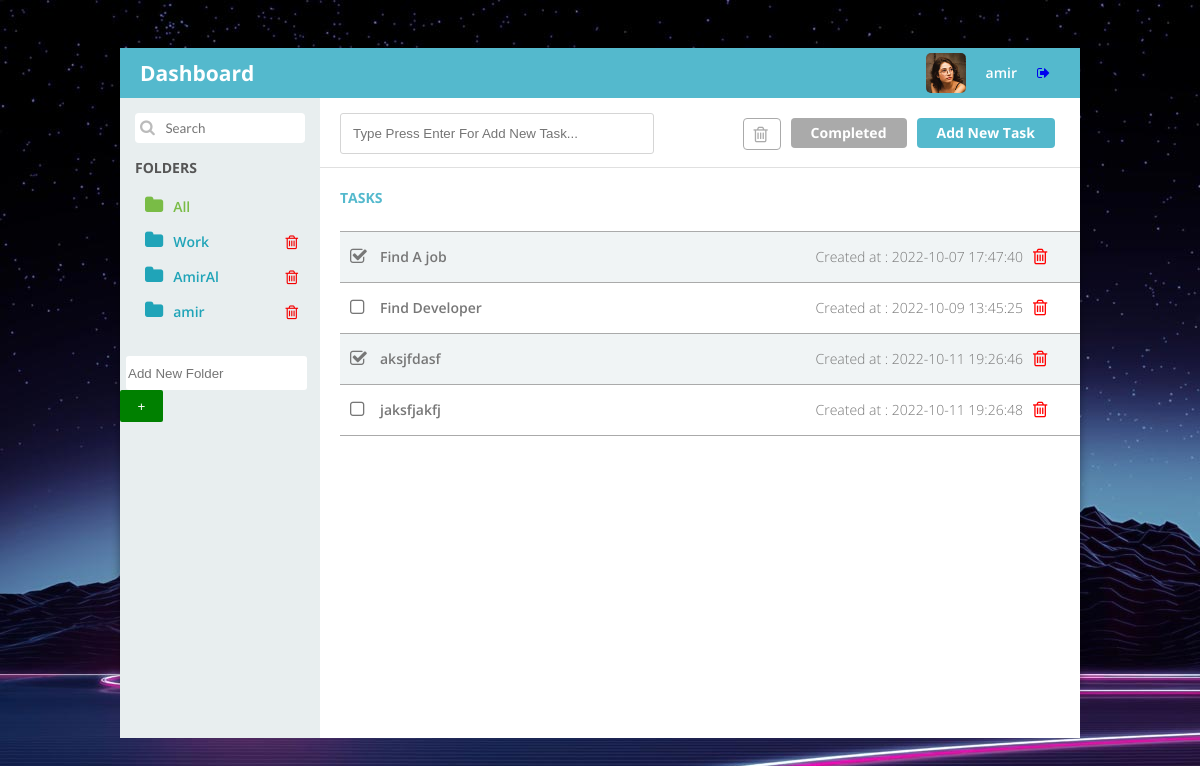
The page / (signed in) on the database its author committed.
### tables this page shows
CREATE TABLE `folders` (
  `id` int(10) UNSIGNED NOT NULL,
  `name` varchar(255) NOT NULL,
  `user_id` int(11) UNSIGNED NOT NULL,
  `created_at` datetime NOT NULL DEFAULT current_timestamp()
);

CREATE TABLE `tasks` (
  `id` int(10) UNSIGNED NOT NULL,
  `title` varchar(500) NOT NULL,
  `is_done` tinyint(1) NOT NULL DEFAULT 0,
  `user_id` int(11) UNSIGNED NOT NULL,
  `folder_id` int(11) UNSIGNED NOT NULL,
  `created_at` datetime NOT NULL DEFAULT current_timestamp()
);

### index.php (called while the page is built, shortened)
<?php
$tasks = getTasks();
$folders = getFolder();
include "views/index.view.php";

### libs/lib-auth.php (called while the page is built, shortened)
<?php defined('BASE_PATH') or die("Permission Denied!");
function getCurrentUserId(): mixed
{
    return getLoggedIndUser()->id;
}
function getLoggedIndUser(): mixed
{
    return $_SESSION['login'] ?? null;
}

### libs/lib-folder.php (called while the page is built, shortened)
<?php
function getFolder(): bool|array
{
    global $pdo;
    $current_user_id = getCurrentUserId();
    $query = "SELECT * FROM folders WHERE user_id={$current_user_id}";
    $stmt = $pdo->prepare($query);
    $stmt->execute();
    return $stmt->fetchAll(PDO::FETCH_OBJ);
}

### libs/helpers.php (called while the page is built, shortened)
<?php use JetBrains\PhpStorm\NoReturn;
function site_url($uri): string
{
    return BASE_URL . $uri;
}

### libs/lib-task.php (called while the page is built, shortened)
<?php defined('BASE_PATH') or die("Permission Denied!");
function getTasks(): bool|array
{
    global $pdo;
    $folderCondition = "";
    $current_user_id = getCurrentUserId();
    $query = "SELECT * FROM tasks WHERE user_id = {$current_user_id} {$folderCondition} ";
    $stmt = $pdo->prepare($query);
    $stmt->execute();
    return $stmt->fetchAll(PDO::FETCH_OBJ);
}

### views/index.view.php (the view, shortened to what this page needs)
<!DOCTYPE html>
<html lang="en">
<head>
    <link rel="stylesheet" href="../assets/css/style.css">
</head>
<body>
<div class="page">
    <div class="pageHeader">
        <div class="title">Dashboard</div>
        <div class="userPanel"><a href="../index.php?logout=1"><i class="fa fa-sign-out"></i></a><span
                    class="username"><?= getLoggedIndUser()->name ?? 'Unknown' ?> </span><img
                    src="../assets/images/avatar12.jpg" width="40"
                    height="40"/></div>
    </div>
    <div class="main">
        <div class="nav">
            <div class="searchbox">
                <div><i class="fa fa-search"></i>
                    <input type="search" placeholder="Search"/>
                </div>
            </div>
            <div class="menu">
                <div class="title">Folders</div>
                <ul class="folder-list">
                    <li class="<?= isset($_GET['folder_id']) ? '' : 'active'; ?>"><i class="fa fa-folder"></i><a
                                href="<?= site_url("") ?>">All<a/></li>
                    <?php
                    foreach ($folders as $folder) : ?>
                        <li class="<?= (isset($_GET['folder_id']) and $_GET['folder_id'] == $folder->id) ? 'active' : ''; ?>">
                            <a href="?folder_id=<?= $folder->id ?>"><i class="fa fa-folder"></i><?= $folder->name ?></a>
                            <a href="?delete_folder=<?= $folder->id ?>"
                               onclick="return confirm('Are you sure delete this folder?\n<?= $folder->name ?>')"
                               style="color: #f40000;"
                               class="fa fa-trash-o trash-btn"></a>
                        </li>
                    <?php endforeach; ?>
                </ul>
            </div>
            <div style="margin-top: 30px;">
                <input type="text"
                       style="  border: none;   height: 32px;   margin-left: 6px;   border-radius: 3px;   outline: none;"
                       id="addFolderInput"
                       placeholder="Add New Folder"/>
                <button type="submit"
                        id="addFolderBtn"
                        style=" border: none; background-color: green; color: white; height: 32px; border-radius: 2px; width: 43px; ">
                    +
                </button>
            </div>
        </div>
        <div class="view">
            <div class="viewHeader">
                <input type="text"
                       style="position: relative; bottom: 20px; padding: 12px; width: 40%; border: 1px solid #d5d5d5; border-radius: 3px; outline: none; "
                       name="" id="taskNameInput" placeholder="Type Press Enter For Add New Task...">
                <div class="functions">
                    <div class="button active">Add New Task</div>
                    <div class="button">Completed</div>
                    <div class="button inverz"><i class="fa fa-trash-o"></i></div>
                </div>
            </div>
            <div class="content">
                <div class="list">
                    <div class="title">Tasks</div>
                    <ul>
                        <?php foreach ($tasks as $task) : ?>
                            <li class="<?= $task->is_done ? 'checked' : ''; ?>">
                                <i data-taskID="<?= $task->id ?>"
                                   class="isDone clickable fa <?= $task->is_done ? 'fa-check-square-o' : 'fa-square-o'; ?>"></i>
                                <span><?= $task->title ?></span>
                                <div class="info" style="margin-right: 17px">
                                    <span style=>Created at : <?= $task->created_at ?></span>
                                    <a href="?delete_task=<?= $task->id ?>"
                                       onclick="return confirm('Are you sure delete this task?<?= $task->title ?>')"
                                       style="color: red;"><i class="fa fa-trash-o"></i></a>
                                </div>
                            </li>
                        <?php endforeach; ?>
                    </ul>
                </div>
            </div>
        </div>
    </div>
</div>
</body>
</html>

### assets/css/style.css (style rules this page uses)
html { background-image: url('../images/background.jpg'); }
body { padding: 0px; margin: 0px; font-family: "Open Sans"; font-size: 14px; font-smoothing: antialiased; }
.page { position: absolute; width: 80%; height: 80%; left: 10%; top: 6%; background-color: rgba(255, 255, 255, 0.7); -moz-border-radius: 4px; -webkit-border-radius: 4px; border-radius: 4px; -moz-box-shadow: 0 0 10px 0 rgba(0, 0, 0, 0.4); -webkit-box-shadow: 0 0 10px 0 rgba(0, 0, 0, 0.4); box-shadow: 0 0 10px 0 rgba(0, 0, 0, 0.4); }
.pageHeader { width: 100%; height: 50px; line-height: 50px; background-color: #54b9cd; color: White; -moz-box-sizing: border-box; -webkit-box-sizing: border-box; box-sizing: border-box; padding: 5px 20px; vertical-align: middle; }
.pageHeader .title { width: 40%; float: left; line-height: 40px; font-size: 1.5em; font-weight: 700; }
.pageHeader .userPanel { width: 40%; float: right; }
.pageHeader .userPanel i { float: right; line-height: 40px; padding-right: 10px; }
.pageHeader .userPanel .username { float: right; line-height: 40px; padding: 0px 20px; font-weight: 600; font-size: 1.0em; }
.pageHeader .userPanel img { float: right; -moz-border-radius: 5px; -webkit-border-radius: 5px; border-radius: 5px; }
.main { position: relative; width: 100%; height: 100%; clear: both; background-color: white; }
.main .nav { width: 200px; height: 100%; float: left; background-color: rgba(227, 234, 235, 0.8); }
.main .nav .searchbox { width: 170px; height: 30px; line-height: 30px; margin: 15px; background-color: White; -moz-border-radius: 4px; -webkit-border-radius: 4px; border-radius: 4px; }
.main .nav .searchbox i { display: inline-block; color: #bbb; margin-left: 5px; margin-right: 5px; font-size: 16px; }
.main .nav .searchbox input { display: inlin-block; width: 120px; background-color: White; color: Black; font-family: "Lato"; border: 0px; }
.main .nav .menu { width: 100%; margin: 15px; color: #555; }
.main .nav .menu .title { font-weight: 700; font-size: 1.0em; text-transform: uppercase; }
.main .nav .menu ul { padding-left: 0px; }
.main .nav .menu ul li a { text-decoration: none; color: #20a4b8; }
.main .nav .menu ul li.active a { color: #79BC46; }
.main .nav .menu ul li { cursor: pointer; list-style: none; margin: 5px 0px; padding: 5px 0px; font-weight: 600; margin-right: 30px; padding-left: 10px; -moz-border-radius: 4px; -webkit-border-radius: 4px; border-radius: 4px; transition: 0.25s all; }
.main .nav .menu ul li.active { color: #79BC46; }
.main .nav .menu ul li i { font-size: 1.4em; margin-right: 10px; }
.main .view { position: relative; margin-left: 200px; }
.main .view .viewHeader { width: 100%; height: 70px; line-height: 70px; padding: 20px 20px; -moz-box-sizing: border-box; -webkit-box-sizing: border-box; box-sizing: border-box; border-bottom: 1px solid #E0E0E0; }
.main .view .viewHeader .functions { float: right; }
.main .view .viewHeader .functions .button { float: right; height: 30px; line-height: 30px; background-color: #AAA; -moz-border-radius: 4px; -webkit-border-radius: 4px; border-radius: 4px; margin: 0px 5px; padding: 0px 20px; cursor: pointer; color: White; font-weight: 700; }
.main .view .viewHeader .functions .button.active { background-color: #54b9cd; }
.main .view .viewHeader .functions .button.inverz { background-color: inherit; border: 1px solid #AAA; width: 10px; color: #AAA; font-size: 1.3em; padding-left: 10px; padding-right: 16px; }
.main .view .content { position: absolute; left: 0px; top: 70px; right: 0px; bottom: 0px; padding: 10px; }
.main .view .content .list .title { width: 100%; padding: 10px; text-transform: uppercase; font-weight: 700; color: #54b9cd; }
.main .view .content .list ul { width: 100%; padding-left: 10px; color: #777; }
.main .view .content .list ul li { width: 100%; height: 50px; line-height: 50px; list-style: none; border-top: 1px solid #AAA; }
.main .view .content .list ul li.checked { background-color: #F0F4F5; }
.main .view .content .list ul li:last-child { border-bottom: 1px solid #AAA; }
.main .view .content .list ul li i { float: left; width: 30px; height: 50px; line-height: 50px; margin-left: 10px; font-size: 1.3em; }
.main .view .content .list ul li span { float: left; font-weight: 600; }
.main .view .content .list ul li .info { float: right; }
.main .view .content .list ul li .info span { font-weight: 300; }
.trash-btn { float: right; font-size: 16px; margin-right: 7px; margin-top: 3px; cursor: pointer; }

### rows shown on the page
folders: name "amir"
folders: name "Work"
folders: name "AmirAl"
tasks: is_done 1 (drawn), title "Find A job", created_at "2022-10-07 17:47:40"
tasks: is_done 0 (drawn), title "Find Developer", created_at "2022-10-09 13:45:25"
tasks: is_done 1 (drawn), title "aksjfdasf", created_at "2022-10-11 19:26:46"
tasks: is_done 0 (drawn), title "jaksfjakfj", created_at "2022-10-11 19:26:48"
